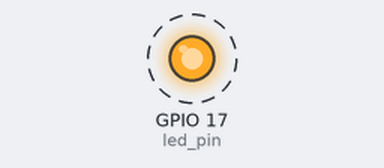
Bench run of a program on a simulated Raspberry Pi (BCM pin numbers). On the bench: output pins drawn as LEDs (lit = HIGH). Dashed ring = blinking.

Above: at 0.5 s.
Timing chart, 0 to 4.6 s (numbered marks = the images above):
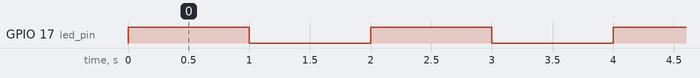

Measured:
- by itself, GPIO 17 (led_pin): alternates HIGH for 1.0 s and LOW for 1.0 s

The program:

blink_led.py
```python
#!/usr/bin/env python3
# -*- coding: utf-8 -*-

# Copyright (c) 2014 Jérémie DECOCK (http://www.jdhp.org)

# Permission is hereby granted, free of charge, to any person obtaining a copy
# of this software and associated documentation files (the "Software"), to deal
# in the Software without restriction, including without limitation the rights
# to use, copy, modify, merge, publish, distribute, sublicense, and/or sell
# copies of the Software, and to permit persons to whom the Software is
# furnished to do so, subject to the following conditions:

# The above copyright notice and this permission notice shall be included in
# all copies or substantial portions of the Software.

# THE SOFTWARE IS PROVIDED "AS IS", WITHOUT WARRANTY OF ANY KIND, EXPRESS OR
# IMPLIED, INCLUDING BUT NOT LIMITED TO THE WARRANTIES OF MERCHANTABILITY,
# FITNESS FOR A PARTICULAR PURPOSE AND NONINFRINGEMENT. IN NO EVENT SHALL THE
# AUTHORS OR COPYRIGHT HOLDERS BE LIABLE FOR ANY CLAIM, DAMAGES OR OTHER
# LIABILITY, WHETHER IN AN ACTION OF CONTRACT, TORT OR OTHERWISE, ARISING FROM,
# OUT OF OR IN CONNECTION WITH THE SOFTWARE OR THE USE OR OTHER DEALINGS IN
# THE SOFTWARE.

# Dependencies (Raspbian):
#
#    aptitude install python3-rpi.gpio
#
# Pinout:
#
#     Model A, Model B rev.2:
#                  _ _
#        3.3V    -| V |-    5V
#   (i2c) SDA  2 -|   |-    5V
#   (i2c) SCL  3 -|   |-    GND
#              4 -|   |- 14 TXD (serial)
#         GND    -|   |- 15 RXD (serial)
#             17 -|   |- 18
#             27 -|   |-    GND
#             22 -|   |- 23
#        3.3V    -|   |- 24
#  (spi) MOSI 10 -|   |-    GND
#  (spi) MISO  9 -|   |- 25
#  (spi) SCKL 11 -|   |- 8
#         GND    -|   |- 7
#                  ---
#
# The GPIO uses 3.3V for all inputs and outputs.
# Any pin with a number next to it can act as a GPIO pin.
#
# Special pins:
# - TXD, RXD = the serial interface
# - SDA, SCL = the I2C interface
# - MOSI, MISO, SCKL = the SPI interface
#
# Warning:
# - Do not put more than 3.3V on any GPIO pin.
# - Do not draw more than 3mA per output.
# - Do not draw more than a total of 50mA from the 3.3V supply pins.
# - Do not draw more than a total of 250mA from the 5V supply pins.

# Warning: you should execute this script as "root" to get the right to handle GPIO pins.

# Inspired by "Recipe 9.1" of the "Raspberry Pi Cookbook" by Simon Monk (ed. Oreilly)

# Turn a LED on and off on GPIO pin 17.
#
#    pin 17 ---/\/\/\---|>|--- GND pin
#                1k

import RPi.GPIO as gpio
import time

led_pin = 17

def main():
    """Main function"""

    # gpio.setmode: set up numbering mode to use for channels.
    # - gpio.BOARD = use Raspberry Pi board numbers.
    # - gpio.BCM = use  Broadcom GPIO 00..nn numbers.
    gpio.setmode(gpio.BCM)

    gpio.setup(led_pin, gpio.OUT)

    while True:
        gpio.output(led_pin, True)
        time.sleep(1)   # Wait 1 second

        gpio.output(led_pin, False)
        time.sleep(1)   # Wait 1 second

if __name__ == '__main__':
    main()
```
